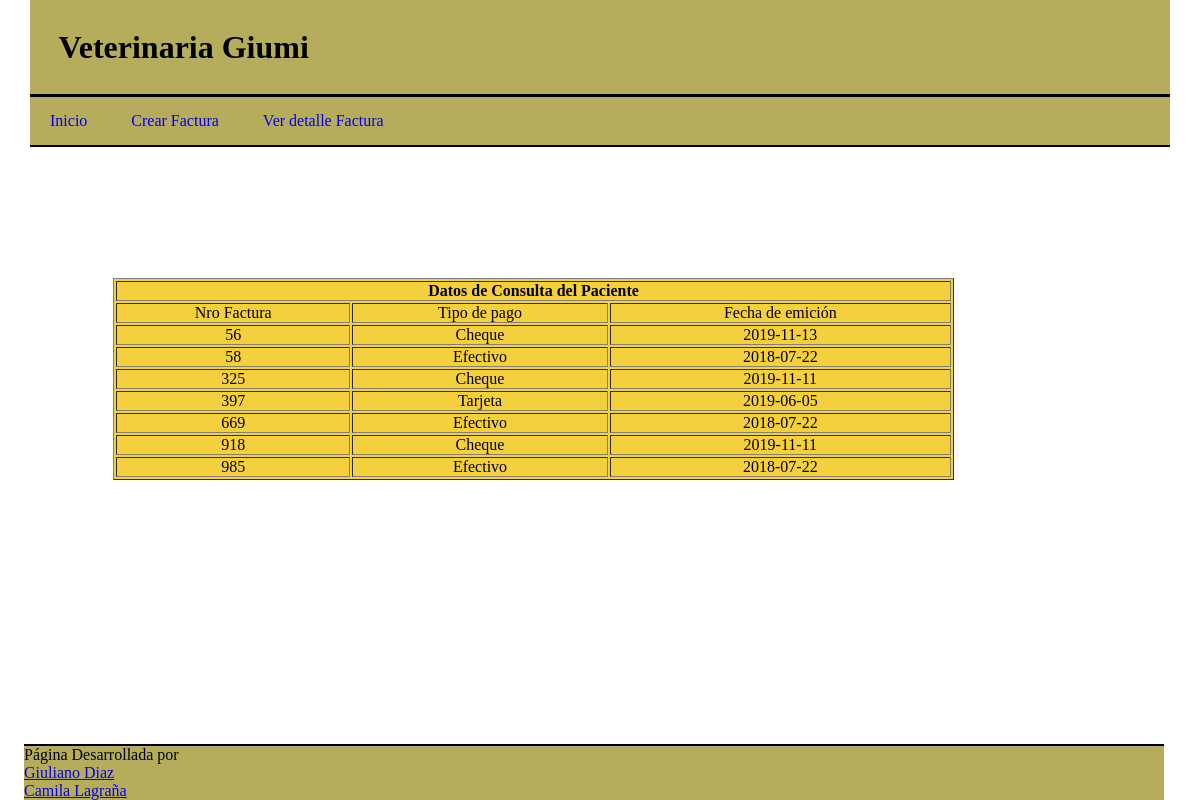
Screenshot of /factu.php with the database file from the repository.
### tables this page shows
CREATE TABLE `factura` (
  `num_factura` int(11) NOT NULL,
  `tipo_pago` varchar(45) DEFAULT NULL,
  `fecha_emicion` date DEFAULT NULL
);

### factu.php (the view, shortened to what this page needs)
<html>
        <head>
            <link rel="stylesheet"type="text/css"href="css.css"/>
        </head>
    <body>
    <div class="titu">
            <h1>Veterinaria Giumi</h1>
            <hr size=5 color="black">
        <nav class="menu">
			<ul class="navegacion">
            <li><a href="index.php">Inicio</a></li>
            <li><a href="facturar.php">Crear Factura</a></li>
            <li><a href="deta_factu.php">Ver detalle Factura</a></li>
            </ul>
            <hr size=3 color="black">
		</nav>
    </div>
            <table width="841" border="1" align="left" bgcolor="#f4d03f">
            <tr>
                <th colspan="7" align="center">Datos de Consulta del Paciente</th>
            </tr>
                <tr>
                    <td><center>Nro Factura</center></td>
                    <td><center>Tipo de pago</center></td>
                    <td><center>Fecha de emición</center></td>
                </tr>
                <?php
                        include('cone.php');
                        $consulta=mysqli_query($conexion,"SELECT * FROM factura");
                        while($filas=mysqli_fetch_array($consulta)) {
                    ?>
                        <tr>
                        <td><center><?php echo $filas['num_factura'];?></center></td>
                        <td><center><?php echo $filas['tipo_pago'];?></center></td>
                        <td><center><?php echo $filas['fecha_emicion'];?></center></td>
                        </tr>
                <?php
                    }
                ?>
                </table>
                <footer class="titu">
                    <hr size=3 color="black">
                    Página Desarrollada por <ul class="no"><li><a href="https://www.instagram.com/giuliano_diaz11/">Giuliano Diaz</a></li><li><a href="https://www.instagram.com/cam.lagrana/">Camila Lagraña</a></li></ul>
                </footer>
    </body>
</html>

### css.css (style rules this page uses)
* { padding: 0; margin: 0; -webkit-box-sizing: border-box; -moz-box-sizing: border-box; box-sizing: border-box; }
body { background-image: url("http://cinnamonstyle.pe/wp-content/uploads/2018/03/wallpaper.wiki-Cat-Wallpaper-Tumblr-PIC-WPC007434.jpg"); }
table { position: absolute; right: 20.5%; bottom: 40%; }
.titu { width: 95%; max-width: 2000px; margin: auto; background-color: rgb(182, 173, 92) }
h1 { background-color: rgb(182, 173, 92); padding: 2.5%; }
.navegacion > li { display:inline-block; }
.navegacion > li > a { display:block; padding: 15px 20px; text-decoration:none; }
footer { position: absolute; bottom: 0%; right: 3%; }
.no { list-style: none; }

### rows the page displays
factura: num_factura "56", tipo_pago "Cheque", fecha_emicion "2019-11-13"
factura: num_factura "58", tipo_pago "Efectivo", fecha_emicion "2018-07-22"
factura: num_factura "325", tipo_pago "Cheque", fecha_emicion "2019-11-11"
factura: num_factura "397", tipo_pago "Tarjeta", fecha_emicion "2019-06-05"
factura: num_factura "669", tipo_pago "Efectivo", fecha_emicion "2018-07-22"
factura: num_factura "918", tipo_pago "Cheque", fecha_emicion "2019-11-11"
factura: num_factura "985", tipo_pago "Efectivo", fecha_emicion "2018-07-22"
